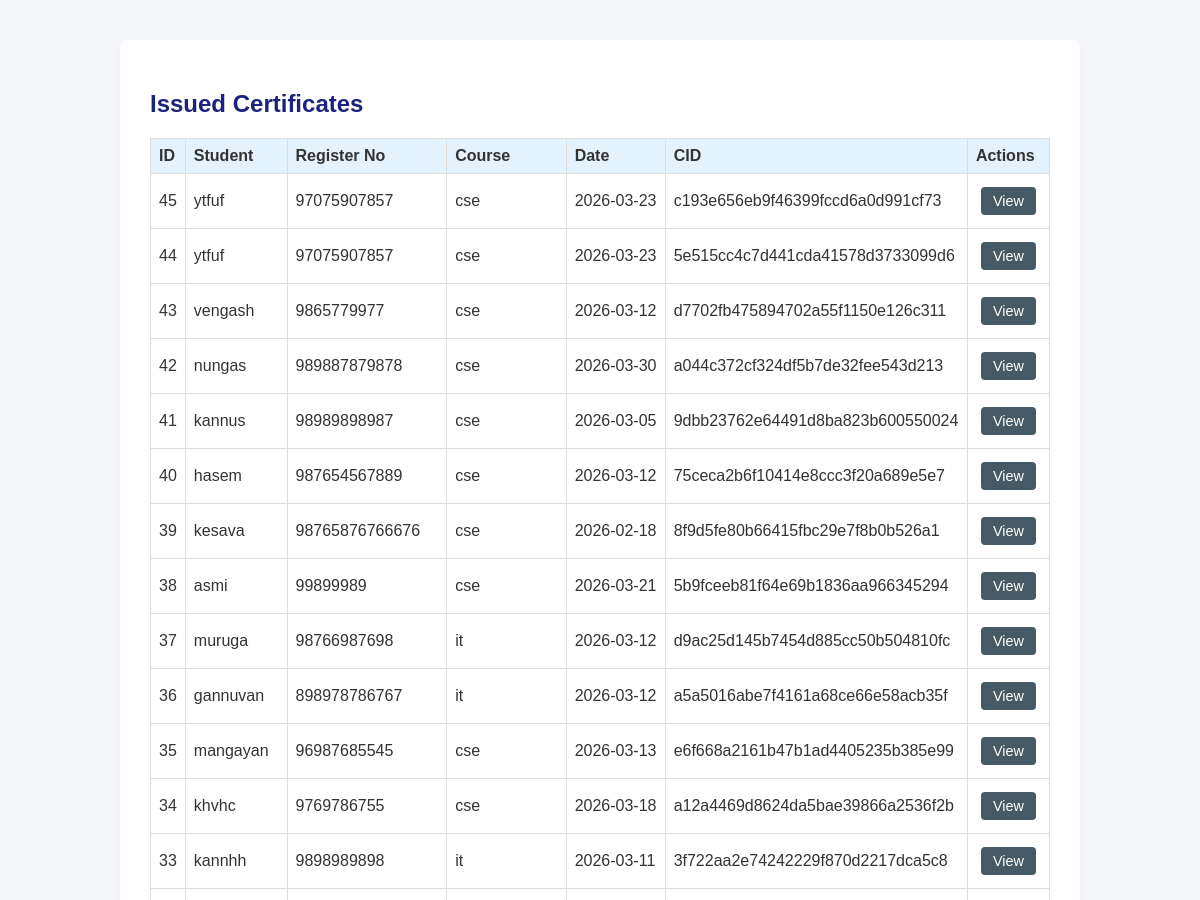
/admin/issued (signed in, upper part), run on an earlier commit of the app's database.
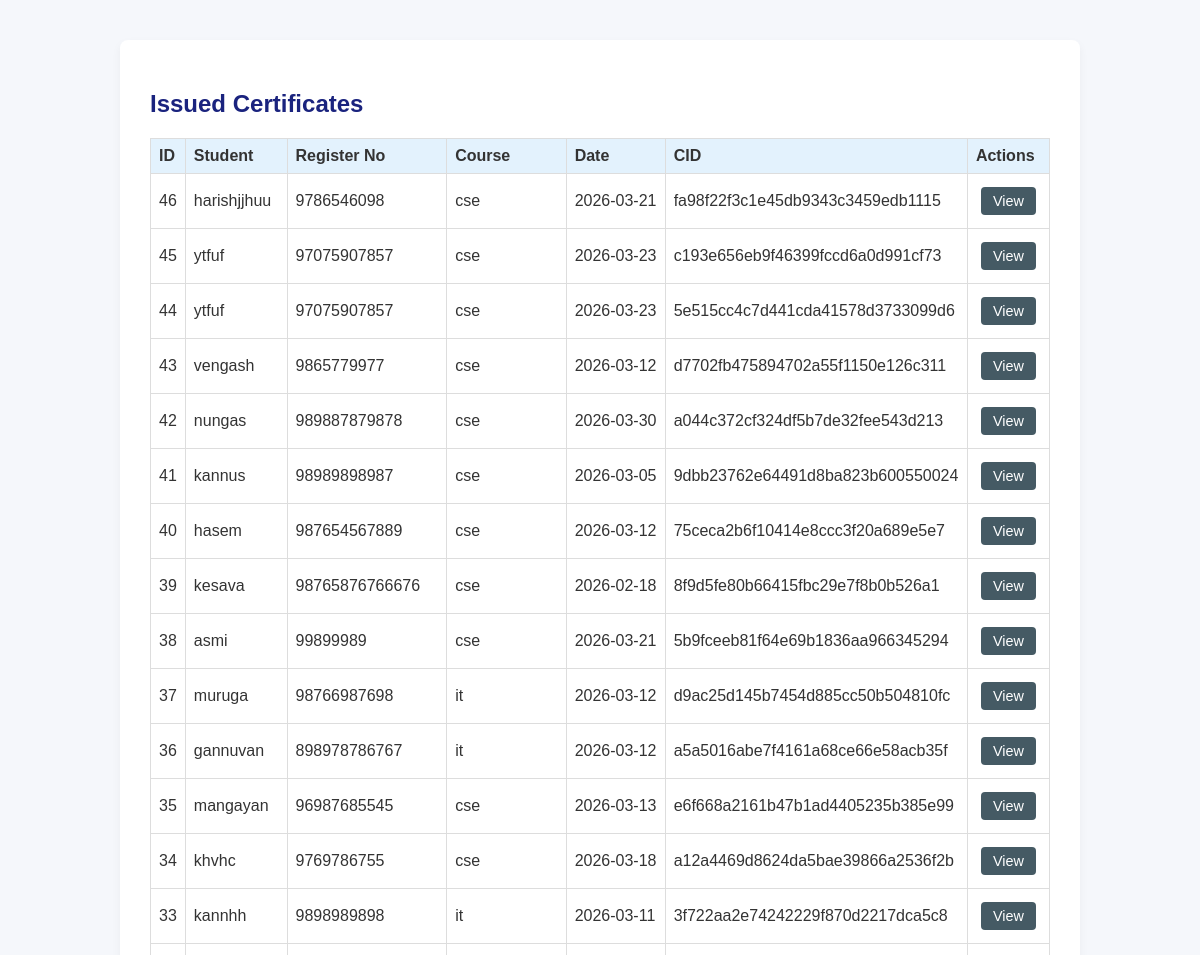
And on a later commit of the database.
### tables this page shows
CREATE TABLE certificates (
            id INTEGER PRIMARY KEY AUTOINCREMENT,
            student_name TEXT NOT NULL,
            register_number TEXT NOT NULL,
            course TEXT NOT NULL,
            issue_date TEXT NOT NULL,
            cid TEXT NOT NULL,
            blockchain_index INTEGER NOT NULL,
            pdf_filename TEXT NOT NULL,
            image_filename TEXT NOT NULL,
            created_at TEXT NOT NULL
        , ai_score REAL DEFAULT NULL, heatmap TEXT DEFAULT NULL, blockchain_tx TEXT DEFAULT NULL);

### routes/admin_routes.py (the view)
@admin_bp.route("/issued")
def issued_certificates():
    if not _require_admin():
        return redirect(url_for("admin.login"))
    certs = get_all_certificates()
    return render_template("issued_list.html", certificates=certs)

### database/init_db.py (called while the page is built)
def get_connection() -> sqlite3.Connection:
    DATABASE_PATH.parent.mkdir(parents=True, exist_ok=True)
    conn = sqlite3.connect(DATABASE_PATH)
    conn.row_factory = sqlite3.Row
    return conn

### models/certificate_model.py (called while the page is built)
def get_all_certificates() -> List[Certificate]:
    conn = get_connection()
    cur = conn.cursor()
    cur.execute("SELECT * FROM certificates ORDER BY created_at DESC")
    rows = cur.fetchall()
    conn.close()
    return [Certificate(**dict(row)) for row in rows]

### routes/admin_routes.py (called while the page is built)
def _require_admin() -> bool:
    return session.get("admin_logged_in", False)

### templates/issued_list.html (shortened to what this page needs)
<!DOCTYPE html>
<html lang="en">
<head>
    <link rel="stylesheet" href="{{ url_for('static', filename='css/style.css') }}">
</head>
<body>
<div class="container">
    <h2>{% if student_view %}My Certificates{% else %}Issued Certificates{% endif %}</h2>
    {% if certificates %}
        <table class="table">
            <thead>
            <tr>
                <th>ID</th>
                <th>Student</th>
                <th>Register No</th>
                <th>Course</th>
                <th>Date</th>
                <th>CID</th>
                <th>Actions</th>
            </tr>
            </thead>
            <tbody>
            {% for cert in certificates %}
                <tr>
                    <td>{{ cert.id }}</td>
                    <td>{{ cert.student_name }}</td>
                    <td>{{ cert.register_number }}</td>
                    <td>{{ cert.course }}</td>
                    <td>{{ cert.issue_date }}</td>
                    <td>{{ cert.cid }}</td>
                    <td>
                        {% if student_view %}
                            <a href="{{ url_for('student.download_certificate', cert_id=cert.id) }}" class="btn small">
                                Download
                            </a>
                        {% else %}
                            <a href="{{ url_for('admin.view_certificate', cert_id=cert.id) }}" class="btn small">
                                View
                            </a>
                        {% endif %}
                    </td>
                </tr>
            {% endfor %}
            </tbody>
        </table>
    {% else %}
        <p>No certificates found.</p>
    {% endif %}
</div>
</body>
</html>

### static/css/style.css (style rules this page uses)
body { font-family: Arial, sans-serif; margin: 0; padding: 0; background: #f5f7fb; color: #333; }
.container { max-width: 900px; margin: 40px auto; background: #ffffff; padding: 30px; border-radius: 8px; box-shadow: 0 4px 10px rgba(0, 0, 0, 0.05); }
h1, h2, h3 { color: #1a237e; }
.btn { display: inline-block; padding: 10px 20px; margin: 5px; border-radius: 4px; text-decoration: none; color: #ffffff; background: #455a64; transition: background 0.2s ease; }
.btn.small { padding: 6px 12px; font-size: 0.9em; }
.table { width: 100%; border-collapse: collapse; margin-top: 20px; }
.table th, .table td { border: 1px solid #ddd; padding: 8px; text-align: left; }
.table th { background: #e3f2fd; }

What changed in the data, as far as the page shows it:
added certificates: id "46", student_name "harishjjhuu", register_number "9786546098", course "cse", issue_date "2026-03-21", cid "fa98f22f3c1e45db9343c3459edb1115"
